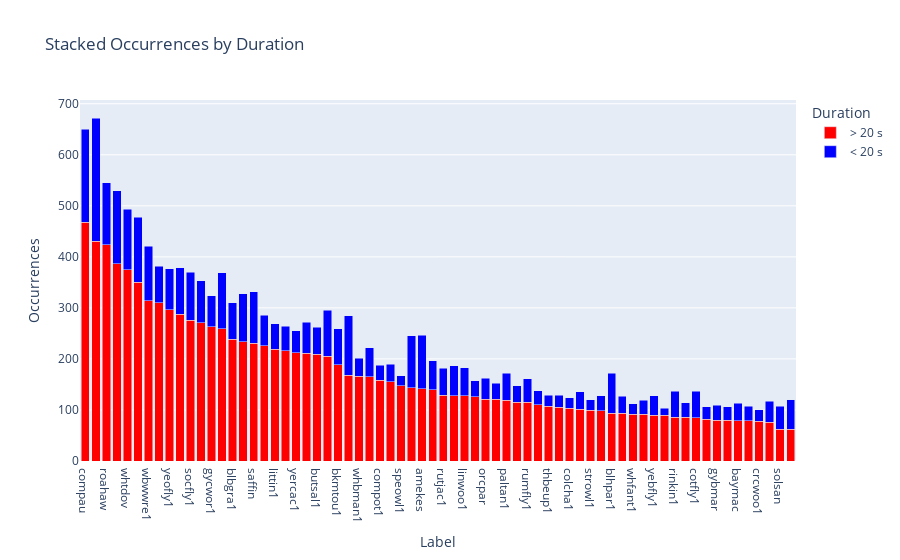

The code cell stored with this chart in its notebook:
### Code cell
plot_duration_mix(df_gt_100, 20)

### Figure 1 — Plotly figure (JSON) as saved in the notebook; plotly's stock layout.template omitted (floating-point values rounded to 4 significant figures)
{"data": [{"alignmentgroup": "True", "hovertemplate": "Duration=> 20 s<br>Label=%{x}<br>Occurrences=%{y}<extra></extra>", "legendgroup": "> 20 s", "marker": {"color": "red", "opacity": 1, "pattern": {"shape": ""}}, "name": "> 20 s", "offsetgroup": "> 20 s", "orientation": "v", "showlegend": true, "textposition": "auto", "type": "bar", "x": ["compau", "grekis", "roahaw", "trokin", "whtdov", "banana", "wbwwre1", "trsowl", "yeofly1", "laufal1", "socfly1", "strcuc1", "gycwor1", "bobfly1", "blbgra1", "sobtyr1", "saffin", "bubwre1", "littin1", "tropar", "yercac1", "pirfly1", "butsal1", "strfly1", "bkmtou1", "soulap1", "whbman1", "chbant1", "compot1", "yecspi2", "speowl1", "bbwduc", "amekes", "bugtan", "rutjac1", "smbani", "linwoo1", "creoro1", "orcpar", "yebsee1", "paltan1", "yehcar1", "rumfly1", "plbwoo1", "thbeup1", "stbwoo2", "colcha1", "bkcdon", "strowl1", "yebela1", "blhpar1", "ywcpar", "whfant1", "babwar", "yebfly1", "greani1", "rinkin1", "cocwoo1", "cotfly1", "pavpig2", "gybmar", "y00678", "baymac", "rtlhum", "crcwoo1", "chfmac1", "solsan", "greegr"], "xaxis": "x", "y": [468, 431, 424, 387, 375, 350, 314, 310, 296, 288, 276, 271, 263, 259, 239, 234, 231, 226, 219, 216, 212, 211, 209, 205, 189, 168, 166, 165, 158, 155, 147, 144, 142, 140, 129, 128, 128, 126, 121, 121, 119, 115, 115, 110, 107, 105, 103, 101, 99, 98, 94, 94, 92, 92, 90, 90, 86, 86, 85, 82, 80, 80, 79, 79, 78, 76, 62, 62], "yaxis": "y"}, {"alignmentgroup": "True", "hovertemplate": "Duration=< 20 s<br>Label=%{x}<br>Occurrences=%{y}<extra></extra>", "legendgroup": "< 20 s", "marker": {"color": "blue", "opacity": 1, "pattern": {"shape": ""}}, "name": "< 20 s", "offsetgroup": "< 20 s", "orientation": "v", "showlegend": true, "textposition": "auto", "type": "bar", "x": ["grekis", "compau", "trokin", "banana", "roahaw", "whtdov", "soulap1", "bobfly1", "wbwwre1", "amekes", "bbwduc", "saffin", "socfly1", "sobtyr1", "laufal1", "strfly1", "strcuc1", "yeofly1", "blhpar1", "trsowl", "blbgra1", "bkmtou1", "pirfly1", "gycwor1", "bubwre1", "smbani", "greegr", "chbant1", "bugtan", "linwoo1", "paltan1", "rutjac1", "butsal1", "cotfly1", "rinkin1", "littin1", "tropar", "rumfly1", "solsan", "yercac1", "orcpar", "chfmac1", "yebfly1", "bkcdon", "whbman1", "yecspi2", "baymac", "ywcpar", "yehcar1", "yebsee1", "creoro1", "compot1", "yebela1", "gybmar", "plbwoo1", "cocwoo1", "rtlhum", "babwar", "y00678", "stbwoo2", "pavpig2", "crcwoo1", "thbeup1", "strowl1", "colcha1", "speowl1", "whfant1", "greani1"], "xaxis": "x", "y": [241, 182, 143, 128, 121, 118, 117, 110, 107, 104, 101, 101, 94, 94, 91, 90, 82, 81, 78, 72, 71, 70, 61, 61, 60, 59, 58, 57, 56, 55, 53, 53, 53, 52, 51, 50, 48, 46, 45, 43, 41, 41, 38, 35, 35, 35, 34, 33, 32, 31, 31, 30, 30, 29, 28, 28, 28, 27, 26, 24, 24, 22, 22, 21, 21, 20, 20, 13], "yaxis": "y"}], "layout": {"barmode": "stack", "legend": {"title": {"text": "Duration"}, "tracegroupgap": 0}, "title": {"text": "Stacked Occurrences by Duration"}, "xaxis": {"anchor": "y", "domain": [0, 1], "title": {"text": "Label"}}, "yaxis": {"anchor": "x", "domain": [0, 1], "title": {"text": "Occurrences"}}}}
